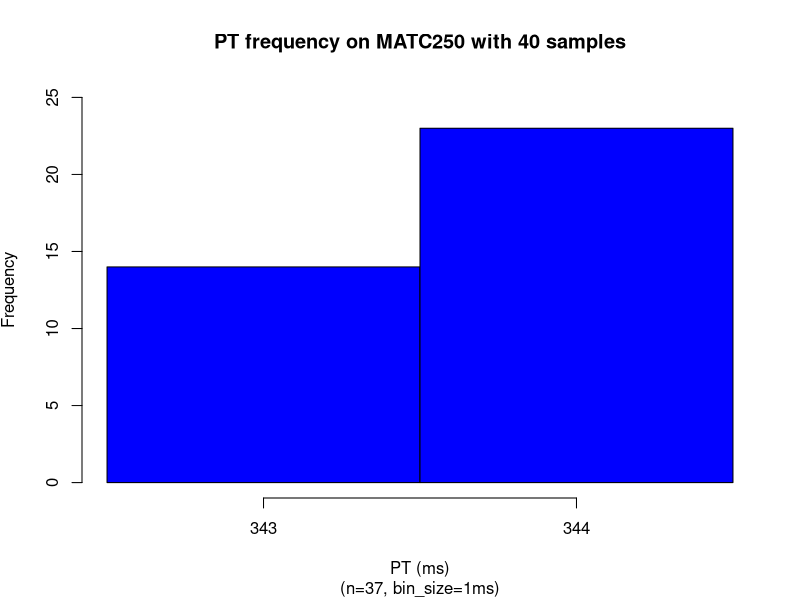
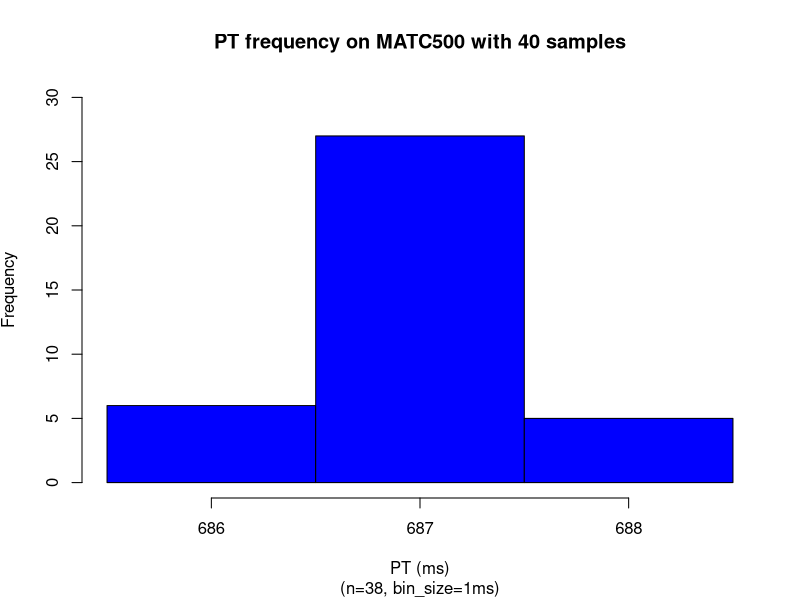
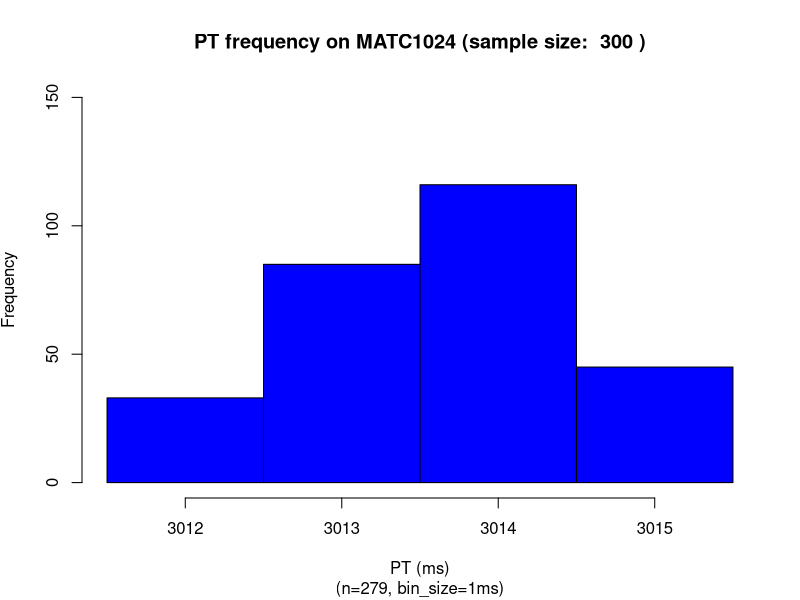
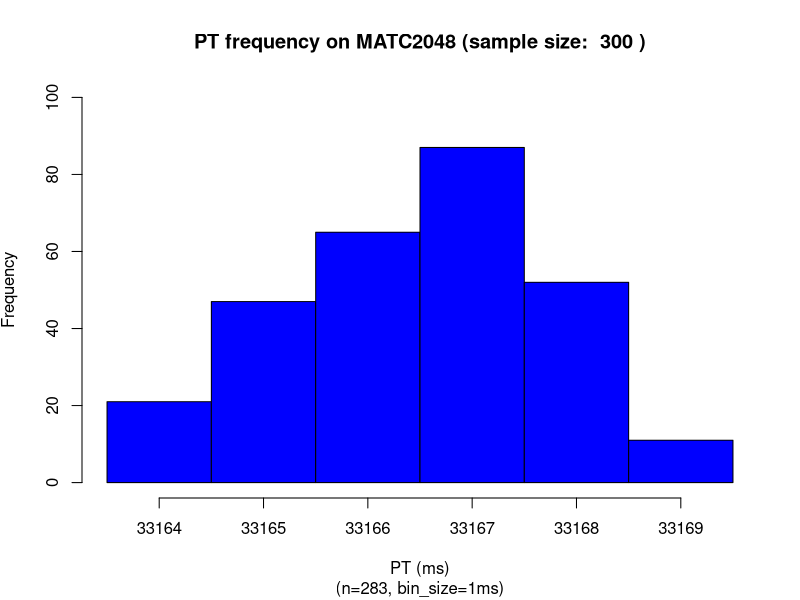
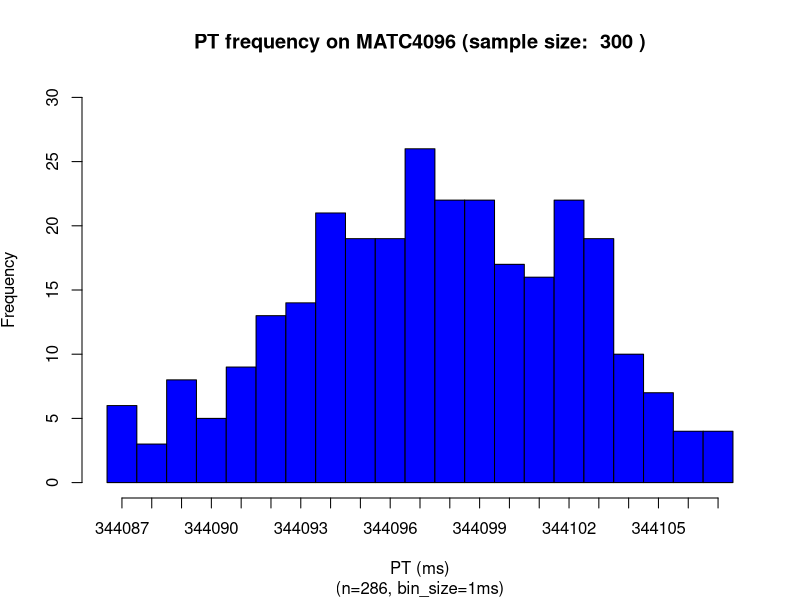
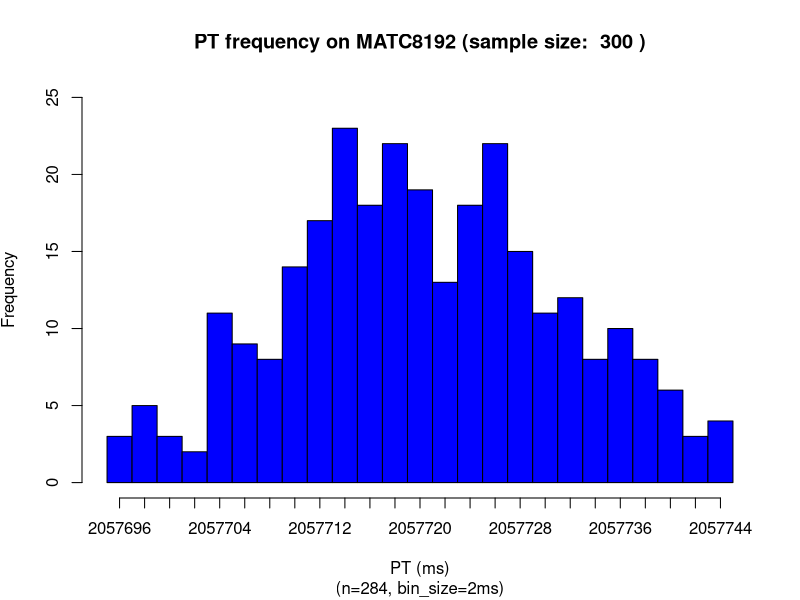
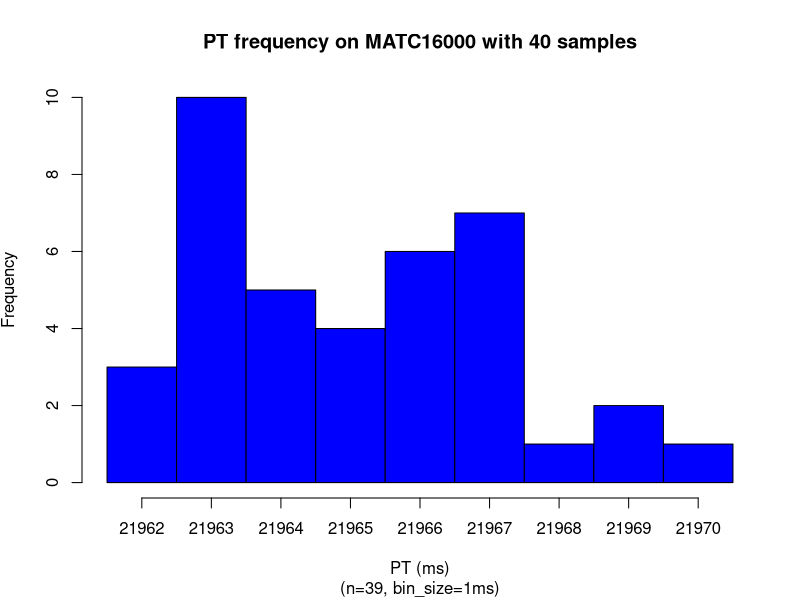
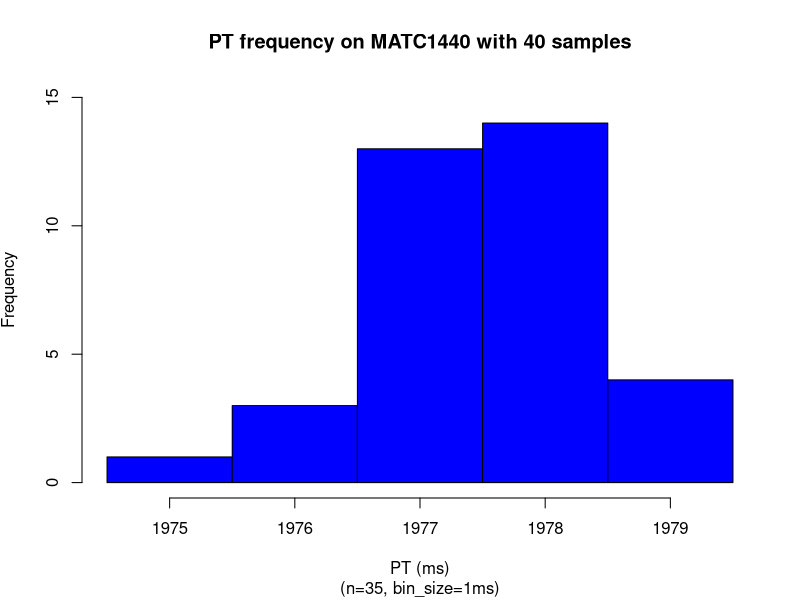

Here is the R script that generated these plots, in order:
### MATC250
numSamples <- 40
x = read.csv(file="MATC250.dat",head=TRUE,sep="\t")
x <- subset(x, x$ITERNUM <= numSamples)
setEPS()
postscript("matc250_dist.eps")
binsize=1
#x <- subset(x, x$ITERNUM != 9394)
x_up = mean(x$PRTIME) + 2*sd(x$PRTIME)
x_dn = mean(x$PRTIME) - 2*sd(x$PRTIME)
x = subset(x, x$PRTIME >= x_dn & x$PRTIME <= x_up)
xmin <-min(x$PRTIME)
xmax <-max(x$PRTIME)
xmin
xmax
nbins <- ceiling((xmax-xmin) / binsize)
h = hist(x$PRTIME, right=F, breaks=seq(xmin,xmax+binsize,binsize),plot=F)
xmin <-min(x$PRTIME)
xmax <-max(x$PRTIME)
ymax <- max(h$counts)
ymax <- ceiling(ymax/100)*100
ymax <- 25
plot(h, xaxt='n', freq=TRUE,ylim=c(0,ymax), col="blue", main='PT frequency on MATC250 with 40 samples', 
sub=paste("(n=",nrow(x),", bin_size=",binsize,"ms)",sep=""), 
xlab='PT (ms)', ylab=expression('Frequency'))
#axis(side=1,at=seq(min(h$mids),max(h$mids)+binsize,binsize),labels=seq(ceiling(min(h$mids)),ceiling(max(h$mids))+binsize,binsize))
axis(side=1,at=h$mids,labels=seq(xmin,xmax,1))
dev.off()

### MATC500
numSamples <- 40
x = read.csv(file="MATC500.dat",head=TRUE,sep="\t")
x <- subset(x, x$ITERNUM <= numSamples)
setEPS()
postscript("matc500_dist.eps")
binsize=1
#x <- subset(x, x$ITERNUM != 9394)
x_up = mean(x$PRTIME) + 2*sd(x$PRTIME)
x_dn = mean(x$PRTIME) - 2*sd(x$PRTIME)
x = subset(x, x$PRTIME >= x_dn & x$PRTIME <= x_up)
xmin <-min(x$PRTIME)
xmax <-max(x$PRTIME)
xmin
xmax
nbins <- ceiling((xmax-xmin) / binsize)
h = hist(x$PRTIME, right=F, breaks=seq(xmin,xmax+binsize,binsize),plot=F)
xmin <-min(x$PRTIME)
xmax <-max(x$PRTIME)
ymax <- max(h$counts)
ymax <- ceiling(ymax/100)*100
ymax <- 30
plot(h, xaxt='n', freq=TRUE,ylim=c(0,ymax), col="blue", main='PT frequency on MATC500 with 40 samples', 
sub=paste("(n=",nrow(x),", bin_size=",binsize,"ms)",sep=""), 
xlab='PT (ms)', ylab=expression('Frequency'))
#axis(side=1,at=seq(min(h$mids),max(h$mids)+binsize,binsize),labels=seq(ceiling(min(h$mids)),ceiling(max(h$mids))+binsize,binsize))
axis(side=1,at=h$mids,labels=seq(xmin,xmax,1))
dev.off()

### MATC1024
numSamples <- 300
x = read.csv(file="MATC1024.dat",head=TRUE,sep="\t")
x <- subset(x, x$ITERNUM <= numSamples & x$ITERNUM > 15)
setEPS()
postscript("matc1024_dist.eps")
binsize=1
x_up = mean(x$PRTIME) + 2*sd(x$PRTIME)
x_dn = mean(x$PRTIME) - 2*sd(x$PRTIME)
x = subset(x, x$PRTIME >= x_dn & x$PRTIME <= x_up)
xmin <-min(x$PRTIME)
xmax <-max(x$PRTIME)
xmin
xmax
nbins <- ceiling((xmax-xmin) / binsize)
h = hist(x$PRTIME, right=F, breaks=seq(xmin,xmax+binsize,binsize),plot=F)
xmin <-min(x$PRTIME)
xmax <-max(x$PRTIME)
ymax <- max(h$counts)
ymax <- ceiling(ymax/100)*100
ymax <- 150
plot(h, xaxt='n', freq=TRUE,ylim=c(0,ymax), col="blue", main=paste("PT frequency on MATC1024 (sample size: ",numSamples,")"), 
sub=paste("(n=",nrow(x),", bin_size=",binsize,"ms)",sep=""), 
xlab='PT (ms)', ylab=expression('Frequency'))
#axis(side=1,at=seq(min(h$mids),max(h$mids)+binsize,binsize),labels=seq(ceiling(min(h$mids)),ceiling(max(h$mids))+binsize,binsize))
axis(side=1,at=h$mids,labels=seq(xmin,xmax,1))
dev.off()

### MATC2048
numSamples <- 300
x = read.csv(file="MATC2048.dat",head=TRUE,sep="\t")
x <- subset(x, x$ITERNUM <= numSamples & x$ITERNUM > 5)
setEPS()
postscript("matc2048_dist.eps")
binsize=1
#x <- subset(x, x$ITERNUM != 9394)
x_up = mean(x$PRTIME) + 2*sd(x$PRTIME)
x_dn = mean(x$PRTIME) - 2*sd(x$PRTIME)
x = subset(x, x$PRTIME >= x_dn & x$PRTIME <= x_up)
xmin <-min(x$PRTIME)
xmax <-max(x$PRTIME)
xmin
xmax
nbins <- ceiling((xmax-xmin) / binsize)
h = hist(x$PRTIME, right=F, breaks=seq(xmin,xmax+binsize,binsize),plot=F)
xmin <-min(x$PRTIME)
xmax <-max(x$PRTIME)
ymax <- max(h$counts)
ymax <- ceiling(ymax/100)*100
ymax <- 100
plot(h, xaxt='n', freq=TRUE,ylim=c(0,ymax), col="blue", main=paste("PT frequency on MATC2048 (sample size: ",numSamples,")"), 
sub=paste("(n=",nrow(x),", bin_size=",binsize,"ms)",sep=""), 
xlab='PT (ms)', ylab=expression('Frequency'))
#axis(side=1,at=seq(min(h$mids),max(h$mids)+binsize,binsize),labels=seq(ceiling(min(h$mids)),ceiling(max(h$mids))+binsize,binsize))
axis(side=1,at=h$mids,labels=seq(xmin,xmax,1))
dev.off()

### MATC4096
numSamples <- 300
x = read.csv(file="MATC4096.dat",head=TRUE,sep="\t")
x <- subset(x, x$ITERNUM <= numSamples & x$ITERNUM > 2)
setEPS()
postscript("matc4096_dist.eps")
binsize=1
#x <- subset(x, x$ITERNUM != 9394)
x_up = mean(x$PRTIME) + 2*sd(x$PRTIME)
x_dn = mean(x$PRTIME) - 2*sd(x$PRTIME)
x = subset(x, x$PRTIME >= x_dn & x$PRTIME <= x_up)
xmin <-min(x$PRTIME)
xmax <-max(x$PRTIME)
xmin
xmax
nbins <- ceiling((xmax-xmin) / binsize)
h = hist(x$PRTIME, right=F, breaks=seq(xmin,xmax+binsize,binsize),plot=F)
xmin <-min(x$PRTIME)
xmax <-max(x$PRTIME)
ymax <- max(h$counts)
ymax <- ceiling(ymax/100)*100
ymax <- 30
plot(h, xaxt='n', freq=TRUE,ylim=c(0,ymax), col="blue", main=paste("PT frequency on MATC4096 (sample size: ",numSamples,")"), 
sub=paste("(n=",nrow(x),", bin_size=",binsize,"ms)",sep=""), 
xlab='PT (ms)', ylab=expression('Frequency'))
#axis(side=1,at=seq(min(h$mids),max(h$mids)+binsize,binsize),labels=seq(ceiling(min(h$mids)),ceiling(max(h$mids))+binsize,binsize))
axis(side=1,at=h$mids,labels=seq(xmin,xmax,binsize))
dev.off()

### MATC8192
numSamples <- 300
x = read.csv(file="MATC8192.dat",head=TRUE,sep="\t")
x <- subset(x, x$ITERNUM <= numSamples & x$ITERNUM > 2)
setEPS()
postscript("matc8192_dist.eps")
binsize=2
#x <- subset(x, x$ITERNUM != 9394)
x_up = mean(x$PRTIME) + 2*sd(x$PRTIME)
x_dn = mean(x$PRTIME) - 2*sd(x$PRTIME)
x = subset(x, x$PRTIME >= x_dn & x$PRTIME <= x_up)
xmin <-min(x$PRTIME)
xmax <-max(x$PRTIME)
xmin
xmax
nbins <- ceiling((xmax-xmin) / binsize)
h = hist(x$PRTIME, right=F, breaks=seq(xmin,xmax+binsize,binsize),plot=F)
xmin <-min(x$PRTIME)
xmax <-max(x$PRTIME)
ymax <- max(h$counts)
ymax <- ceiling(ymax/100)*100
ymax <- 25
plot(h, xaxt='n', freq=TRUE,ylim=c(0,ymax), col="blue", main=paste("PT frequency on MATC8192 (sample size: ",numSamples,")"), 
sub=paste("(n=",nrow(x),", bin_size=",binsize,"ms)",sep=""), 
xlab='PT (ms)', ylab=expression('Frequency'))
#axis(side=1,at=seq(min(h$mids),max(h$mids)+binsize,binsize),labels=seq(ceiling(min(h$mids)),ceiling(max(h$mids))+binsize,binsize))
axis(side=1,at=h$mids,labels=seq(xmin,xmax,binsize))
dev.off()

numSamples <- 40
x = read.csv(file="MATC16000.dat",head=TRUE,sep="\t")
x <- subset(x, x$ITERNUM <= numSamples)
setEPS()
postscript("matc16000_dist.eps")
binsize=1
#x <- subset(x, x$ITERNUM != 9394)
x_up = mean(x$PRTIME) + 2*sd(x$PRTIME)
x_dn = mean(x$PRTIME) - 2*sd(x$PRTIME)
x = subset(x, x$PRTIME >= x_dn & x$PRTIME <= x_up)
xmin <-min(x$PRTIME)
xmax <-max(x$PRTIME)
xmin
xmax
nbins <- ceiling((xmax-xmin) / binsize)
h = hist(x$PRTIME, right=F, breaks=seq(xmin,xmax+binsize,binsize),plot=F)
xmin <-min(x$PRTIME)
xmax <-max(x$PRTIME)
ymax <- max(h$counts)
ymax <- ceiling(ymax/100)*100
ymax <- 10
plot(h, xaxt='n', freq=TRUE,ylim=c(0,ymax), col="blue", main='PT frequency on MATC16000 with 40 samples', 
sub=paste("(n=",nrow(x),", bin_size=",binsize,"ms)",sep=""), 
xlab='PT (ms)', ylab=expression('Frequency'))
#axis(side=1,at=seq(min(h$mids),max(h$mids)+binsize,binsize),labels=seq(ceiling(min(h$mids)),ceiling(max(h$mids))+binsize,binsize))
axis(side=1,at=h$mids,labels=seq(xmin,xmax,1))
dev.off()

#### intermediates
numSamples <- 40
x = read.csv(file="MATC1440.dat",head=TRUE,sep="\t")
x <- subset(x, x$ITERNUM <= numSamples)
setEPS()
postscript("matc1440_dist.eps")
binsize=1
#x <- subset(x, x$ITERNUM != 9394)
x_up = mean(x$PRTIME) + 2*sd(x$PRTIME)
x_dn = mean(x$PRTIME) - 2*sd(x$PRTIME)
x = subset(x, x$PRTIME >= x_dn & x$PRTIME <= x_up)
xmin <-min(x$PRTIME)
xmax <-max(x$PRTIME)
xmin
xmax
nbins <- ceiling((xmax-xmin) / binsize)
h = hist(x$PRTIME, right=F, breaks=seq(xmin,xmax+binsize,binsize),plot=F)
xmin <-min(x$PRTIME)
xmax <-max(x$PRTIME)
ymax <- max(h$counts)
ymax <- ceiling(ymax/100)*100
ymax <- 15
plot(h, xaxt='n', freq=TRUE,ylim=c(0,ymax), col="blue", main='PT frequency on MATC1440 with 40 samples', 
sub=paste("(n=",nrow(x),", bin_size=",binsize,"ms)",sep=""), 
xlab='PT (ms)', ylab=expression('Frequency'))
axis(side=1,at=h$mids,labels=seq(xmin,xmax,binsize))
dev.off()

x = read.csv(file="MATC2880.dat",head=TRUE,sep="\t")
x <- subset(x, x$ITERNUM <= numSamples)
setEPS()
postscript("matc2880_dist.eps")
binsize=1
#x <- subset(x, x$ITERNUM != 9394)
x_up = mean(x$PRTIME) + 2*sd(x$PRTIME)
x_dn = mean(x$PRTIME) - 2*sd(x$PRTIME)
x = subset(x, x$PRTIME >= x_dn & x$PRTIME <= x_up)
xmin <-min(x$PRTIME)
xmax <-max(x$PRTIME)
xmin
xmax
nbins <- ceiling((xmax-xmin) / binsize)
h = hist(x$PRTIME, right=F, breaks=seq(xmin,xmax+binsize,binsize),plot=F)
xmin <-min(x$PRTIME)
xmax <-max(x$PRTIME)
ymax <- max(h$counts)
ymax <- ceiling(ymax/100)*100
ymax <- 20
plot(h, xaxt='n', freq=TRUE,ylim=c(0,ymax), col="blue", main='PT frequency on MATC2880 with 40 samples', 
sub=paste("(n=",nrow(x),", bin_size=",binsize,"ms)",sep=""), 
xlab='PT (ms)', ylab=expression('Frequency'))
axis(side=1,at=h$mids,labels=seq(xmin,xmax,binsize))
dev.off()

x = read.csv(file="MATC5760.dat",head=TRUE,sep="\t")
x <- subset(x, x$ITERNUM <= numSamples)
setEPS()
postscript("matc5760_dist.eps")
binsize=1
#x <- subset(x, x$ITERNUM != 9394)
x_up = mean(x$PRTIME) + 2*sd(x$PRTIME)
x_dn = mean(x$PRTIME) - 2*sd(x$PRTIME)
x = subset(x, x$PRTIME >= x_dn & x$PRTIME <= x_up)
xmin <-min(x$PRTIME)
xmax <-max(x$PRTIME)
xmin
xmax
nbins <- ceiling((xmax-xmin) / binsize)
h = hist(x$PRTIME, right=F, breaks=seq(xmin,xmax+binsize,binsize),plot=F)
xmin <-min(x$PRTIME)
xmax <-max(x$PRTIME)
ymax <- max(h$counts)
ymax <- ceiling(ymax/100)*100
ymax <- 15
plot(h, xaxt='n', freq=TRUE,ylim=c(0,ymax), col="blue", main='PT frequency on MATC5760 with 40 samples', 
sub=paste("(n=",nrow(x),", bin_size=",binsize,"ms)",sep=""), 
xlab='PT (ms)', ylab=expression('Frequency'))
axis(side=1,at=h$mids,labels=seq(xmin,xmax,binsize))
dev.off()

x = read.csv(file="MATC11520.dat",head=TRUE,sep="\t")
x <- subset(x, x$ITERNUM <= numSamples)
setEPS()
postscript("matc11520_dist.eps")
binsize=1
x_up = mean(x$PRTIME) + 2*sd(x$PRTIME)
x_dn = mean(x$PRTIME) - 2*sd(x$PRTIME)
x = subset(x, x$PRTIME >= x_dn & x$PRTIME <= x_up)
xmin <-min(x$PRTIME)
xmax <-max(x$PRTIME)
xmin
xmax
nbins <- ceiling((xmax-xmin) / binsize)
h = hist(x$PRTIME, right=F, breaks=seq(xmin,xmax+binsize,binsize),plot=F)
xmin <-min(x$PRTIME)
xmax <-max(x$PRTIME)
ymax <- max(h$counts)
ymax <- ceiling(ymax/100)*100
ymax <- 15
plot(h, xaxt='n', freq=TRUE,ylim=c(0,ymax), col="blue", main='PT frequency on MATC11520 with 40 samples', 
sub=paste("(n=",nrow(x),", bin_size=",binsize,"ms)",sep=""), 
xlab='PT (ms)', ylab=expression('Frequency'))
axis(side=1,at=h$mids,labels=seq(xmin,xmax,binsize))
dev.off()

x = read.csv(file="MATC23040.dat",head=TRUE,sep="\t")
x <- subset(x, x$ITERNUM <= numSamples)
setEPS()
postscript("matc23040_dist.eps")
binsize=1
#x <- subset(x, x$ITERNUM != 9394)
x_up = mean(x$PRTIME) + 2*sd(x$PRTIME)
x_dn = mean(x$PRTIME) - 2*sd(x$PRTIME)
x = subset(x, x$PRTIME >= x_dn & x$PRTIME <= x_up)
xmin <-min(x$PRTIME)
xmax <-max(x$PRTIME)
xmin
xmax
nbins <- ceiling((xmax-xmin) / binsize)
h = hist(x$PRTIME, right=F, breaks=seq(xmin,xmax+binsize,binsize),plot=F)
xmin <-min(x$PRTIME)
xmax <-max(x$PRTIME)
ymax <- max(h$counts)
ymax <- ceiling(ymax/100)*100
ymax <- 10
plot(h, xaxt='n', freq=TRUE,ylim=c(0,ymax), col="blue", main='PT frequency on MATC23040 with 40 samples', 
sub=paste("(n=",nrow(x),", bin_size=",binsize,"ms)",sep=""), 
xlab='PT (ms)', ylab=expression('Frequency'))
axis(side=1,at=h$mids,labels=seq(xmin,xmax,binsize))
dev.off()












x = read.csv(file="MATC2000.dat",head=TRUE,sep="\t")
x <- subset(x, x$ITERNUM <= numSamples)
setEPS()
postscript("matc2000_dist.eps")
binsize=1
x <- subset(x, x$ITERNUM >= 6)
x_up = mean(x$PRTIME) + 2*sd(x$PRTIME)
x_dn = mean(x$PRTIME) - 2*sd(x$PRTIME)
x = subset(x, x$PRTIME >= x_dn & x$PRTIME <= x_up)
xmin <-min(x$PRTIME)
xmax <-max(x$PRTIME)
xmin
xmax
nbins <- ceiling((xmax-xmin) / binsize)
h = hist(x$PRTIME, right=F, breaks=seq(xmin,xmax+binsize,binsize),plot=F)
xmin <-min(x$PRTIME)
xmax <-max(x$PRTIME)
ymax <- max(h$counts)
ymax <- ceiling(ymax/100)*100
ymax <- 15
plot(h, xaxt='n', freq=TRUE,ylim=c(0,ymax), col="blue", main='PT frequency on MATC2000 with 40 samples', 
sub=paste("(n=",nrow(x),", bin_size=",binsize,"ms)",sep=""), 
xlab='PT (ms)', ylab=expression('Frequency'))
#axis(side=1,at=seq(min(h$mids),max(h$mids)+binsize,binsize),labels=seq(ceiling(min(h$mids)),ceiling(max(h$mids))+binsize,binsize))
axis(side=1,at=h$mids,labels=seq(xmin,xmax,1))
dev.off()

x = read.csv(file="MATC4000.dat",head=TRUE,sep="\t")
x <- subset(x, x$ITERNUM <= numSamples)
setEPS()
postscript("matc4000_dist.eps")
binsize=1
#x <- subset(x, x$ITERNUM >= 6)
x_up = mean(x$PRTIME) + 2*sd(x$PRTIME)
x_dn = mean(x$PRTIME) - 2*sd(x$PRTIME)
x = subset(x, x$PRTIME >= x_dn & x$PRTIME <= x_up)
xmin <-min(x$PRTIME)
xmax <-max(x$PRTIME)
xmin
xmax
nbins <- ceiling((xmax-xmin) / binsize)
h = hist(x$PRTIME, right=F, breaks=seq(xmin,xmax+binsize,binsize),plot=F)
xmin <-min(x$PRTIME)
xmax <-max(x$PRTIME)
ymax <- max(h$counts)
ymax <- ceiling(ymax/100)*100
ymax <- 8
plot(h, xaxt='n', freq=TRUE,ylim=c(0,ymax), col="blue", main='PT frequency on MATC4000 with 40 samples', 
sub=paste("(n=",nrow(x),", bin_size=",binsize,"ms)",sep=""), 
xlab='PT (ms)', ylab=expression('Frequency'))
#axis(side=1,at=seq(min(h$mids),max(h$mids)+binsize,binsize),labels=seq(ceiling(min(h$mids)),ceiling(max(h$mids))+binsize,binsize))
axis(side=1,at=h$mids,labels=seq(xmin,xmax,1))
dev.off()

x = read.csv(file="MATC8000.dat",head=TRUE,sep="\t")
x <- subset(x, x$ITERNUM <= numSamples)
setEPS()
postscript("matc8000_dist.eps")
binsize=4
#x <- subset(x, x$ITERNUM >= 6)
x_up = mean(x$PRTIME) + 2*sd(x$PRTIME)
x_dn = mean(x$PRTIME) - 2*sd(x$PRTIME)
x = subset(x, x$PRTIME >= x_dn & x$PRTIME <= x_up)
xmin <-min(x$PRTIME)
xmax <-max(x$PRTIME)
xmin
xmax
nbins <- ceiling((xmax-xmin) / binsize)
h = hist(x$PRTIME, right=F, breaks=seq(xmin,xmax+binsize,binsize),plot=F)
xmin <-min(x$PRTIME)
xmax <-max(x$PRTIME)
ymax <- max(h$counts)
#ymax <- ceiling(ymax/100)*100
ymax <- 8
plot(h, xaxt='n', freq=TRUE,ylim=c(0,ymax), col="blue", main='PT frequency on MATC8000 with 40 samples', 
sub=paste("(n=",nrow(x),", bin_size=",binsize,"ms)",sep=""), 
xlab='PT (ms)', ylab=expression('Frequency'))
#axis(side=1,at=seq(min(h$mids),max(h$mids)+binsize,binsize),labels=seq(ceiling(min(h$mids)),ceiling(max(h$mids))+binsize,binsize))
axis(side=1,at=h$mids,labels=seq(xmin,xmax,binsize))
dev.off()
